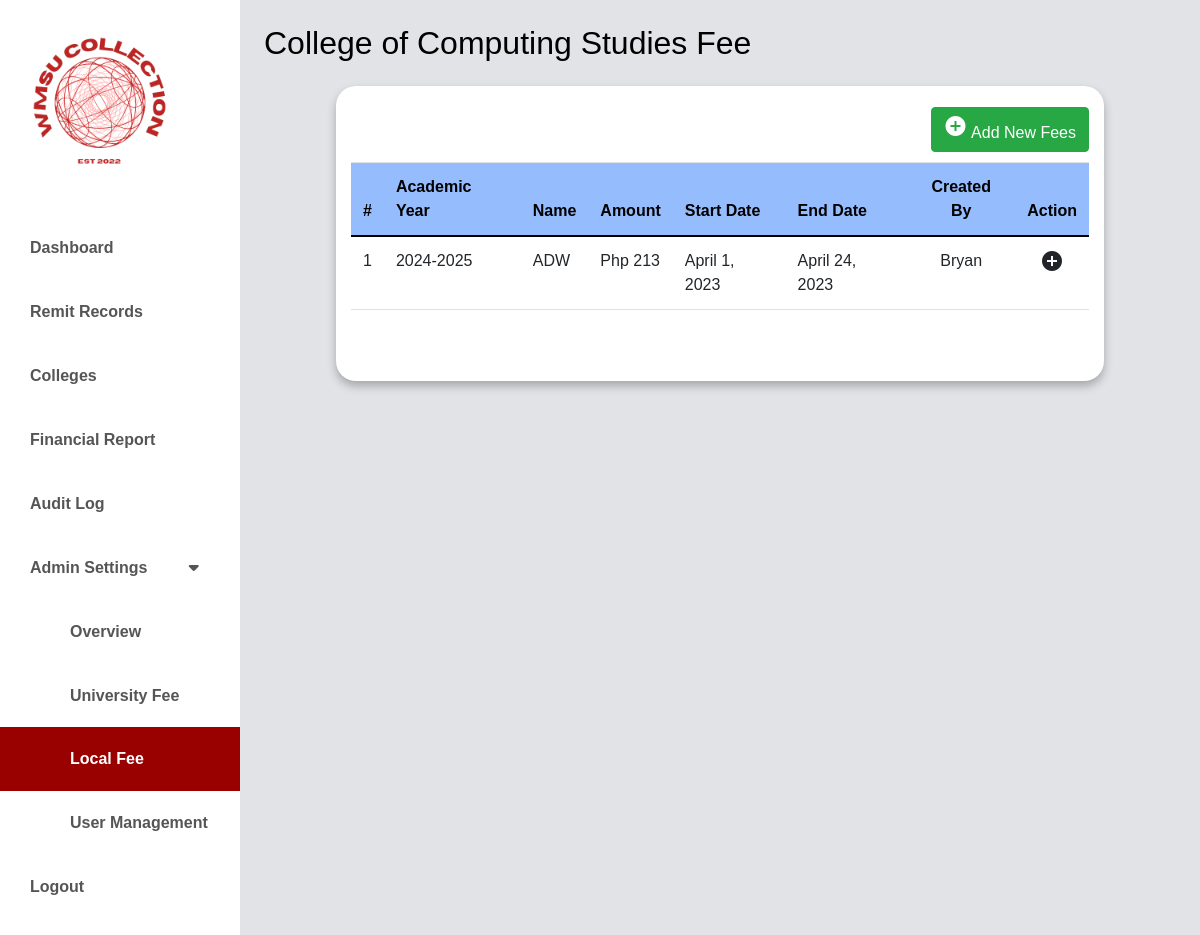
The app's page /local/localfees.php (signed in) with its own data.
### tables this page shows
CREATE TABLE `local_fees` (
  `id` int(11) NOT NULL,
  `academic_year_id` int(11) NOT NULL,
  `semester_id` int(11) NOT NULL,
  `college_id` int(11) NOT NULL,
  `fee_name` varchar(100) NOT NULL,
  `fee_amount` int(11) NOT NULL,
  `fee_type` varchar(50) DEFAULT 'Local',
  `start_date` date NOT NULL,
  `end_date` date NOT NULL,
  `created_at` timestamp NOT NULL DEFAULT current_timestamp(),
  `updated_at` timestamp NOT NULL DEFAULT current_timestamp() ON UPDATE current_timestamp(),
  `created_by` varchar(50) NOT NULL
);

CREATE TABLE `academic_year` (
  `id` int(11) NOT NULL,
  `academic_name` varchar(50) NOT NULL,
  `academic_start_date` date NOT NULL,
  `academic_end_date` date NOT NULL,
  `is_active` tinyint(1) NOT NULL DEFAULT 1,
  `created_at` timestamp NOT NULL DEFAULT current_timestamp(),
  `updated_at` timestamp NOT NULL DEFAULT current_timestamp() ON UPDATE current_timestamp()
);

### classes/localfees.class.php (called while the page is built, shortened)
<?php
require_once 'database.class.php';
class LocalFees {
    public $db;
    function __construct() {
        $this->db = new Database();
    }
    function showAllDetailsByCollegeID($collegeid) {
        $sql = "SELECT lf.id, lf.start_date, lf.fee_amount, lf.end_date, lf.created_by, lf.fee_name, lf.fee_type, s.semester_name, sy.academic_name, c.college_name
                FROM local_fees lf
                JOIN semesters s ON lf.semester_id = s.id
                JOIN colleges c ON lf.college_id = c.id
                JOIN academic_year sy ON lf.academic_year_id = sy.id
                WHERE lf.college_id = :college_id";
        $stmt = $this->db->connect()->prepare($sql);
        $stmt->bindValue(':college_id', $collegeid, PDO::PARAM_INT);
        $stmt->execute();
        return $stmt->fetchAll(PDO::FETCH_ASSOC);
    }
}
?>

### classes/database.class.php (called while the page is built)
<?php
class Database {
    private $host = 'localhost';
    private $username = 'root';
    private $password = '';
    private $database = 'wmsu';
    protected $connection;
    public function connect() {
        try {
            $dsn = "mysql:host=$this->host;dbname=$this->database;charset=utf8mb4";
            $options = [
                PDO::ATTR_ERRMODE => PDO::ERRMODE_EXCEPTION,
                PDO::ATTR_DEFAULT_FETCH_MODE => PDO::FETCH_ASSOC,
                PDO::ATTR_EMULATE_PREPARES => false,
            ];
            $this->connection = new PDO($dsn, $this->username, $this->password, $options);
        } catch (PDOException $e) {
            echo "Connection error: " . $e->getMessage();
            die();
        }
        return $this->connection;
    }
}
?>

### local/localfees.php (the view, shortened to what this page needs)
<?php
require_once '../classes/localfees.class.php';
$collegeid = $_SESSION['collegeID'];
$collegename = $_SESSION['college'];
?>
<!doctype html>
<html lang="en" class="no-js">
  <html>
    <head>
	<link href="https://cdn.jsdelivr.net/npm/bootstrap@5.0.0-beta3/dist/css/bootstrap.min.css" rel="stylesheet" />
    <link rel="stylesheet" href="https://unicons.iconscout.com/release/v4.0.0/css/line.css" />
    <link rel="stylesheet" href="https://cdnjs.cloudflare.com/ajax/libs/font-awesome/5.15.3/css/all.min.css" />
	<link rel="stylesheet" href="https://stackpath.bootstrapcdn.com/bootstrap/4.5.0/css/bootstrap.min.css">
	<link rel="stylesheet" href="https://maxcdn.bootstrapcdn.com/font-awesome/4.7.0/css/font-awesome.min.css">
    <link rel="stylesheet" href="../css/dashboard.css" />
    <link rel="stylesheet" href="../css/new-univ.css" />
    </head>
      <body>
      <div class="d-flex" id="wrapper">
        <div class="bg-white" id="sidebar-wrapper">
            <img src="../images/logo.jpg" width ="200" alt="CCS COLLECTION FEE">
            <div class="list-group list-group-flush my-3">
            <?php
            if($_SESSION['role'] == 'admin'){?>
              <a href="../admin/dashboard-main.php" class="list-group-item list-group-item-action bg-hover first-text fw-bold ">Dashboard</a>
              <?php } ?>
              <?php
              if($_SESSION['role'] == 'admin'){?>
              <a href="../remit-records/remit-records.php" class="list-group-item list-group-item-action bg-hover first-text fw-bold ">Remit Records</a>
              <?php } ?>
              <?php
              if($_SESSION['role'] == 'admin'){?>
              <a href="../college/college.php" class="list-group-item list-group-item-action bg-hover first-text fw-bold">Colleges</a>
              <?php } ?>
              <?php
              if($_SESSION['role'] == 'admin'){?>
              <a href="../financial-report/financial-report.php" class="list-group-item list-group-item-action bg-hover first-text fw-bold">Financial Report</a>
              <?php } ?>
              <?php
              if($_SESSION['role'] == 'admin'){?>
              <a href="../audit-log/audit-log.php" class="list-group-item list-group-item-action bg-hover first-text fw-bold">Audit Log</a>
              <?php } ?>
              <div class="dropdown-container">
              <button class="list-group-item list-group-item-action bg-hover second-text dropdown-btn fw-bold">Admin Settings</a>
              <i class="fa fa-caret-down" style="margin-left: 37px;"></i>
              </button>
              <?php
                  if($_SESSION['role'] == 'admin'){?>
              <a href="../admin-settings/overview_settings.php" class="list-group-item list-group-item-action bg-hover first-text fw-bold " style="text-decoration:none; padding-left: 70px;">Overview</a></ul>
              <a href="../university/university.php" class="list-group-item list-group-item-action bg-hover first-text fw-bold " style="text-decoration:none; padding-left: 70px;">University Fee</a></ul>
                  <a href="../local/localfees.php"class="list-group-item list-group-item-action bg-hover first-text fw-bold active"  style="text-decoration:none; padding-left: 70px;">Local Fee</a></ul>
              <?php }?>
              <?php
              if($_SESSION['role'] == 'admin' || $_SESSION['role'] == 'officer'){?>
                  <a href="../admin-settings/user.php" class="list-group-item list-group-item-action bg-hover first-text fw-bold" style="text-decoration:none; padding-left: 70px;">User Management</a></ul>
                  <?php } ?>
              </div>
              <a href="../public/logout.php" class="list-group-item list-group-item-action bg-hover fw-bold">Logout</a>
</div>
        </div>
	<div id="page-content-wrapper">
    <nav class="navbar navbar-expand-lg navbar-light bg-active py-4 px-4">
        <div class="d-flex align-items-center">
            <h2 class="fs-2 m-0" style="color:#000000; font-weight: 400;"><?php echo $collegename?> Fee</h2>
        </div>
    </nav>
    <div class="container">
                <div class="row" style="padding-top:  21px;">
				<div class="col-sm-4" style="border-color: #000000;">
       			 </div>
        <div class="col-sm-4">
          </div>
          <?php
                    if($_SESSION['role'] == 'admin' || $_SESSION['role'] == 'officer'){?>
					<div class="col-sm-4 " style="display: flex; align-items: center; justify-content: flex-end;">
						<a href="#addCollectorModal" class="btn btn-success" data-toggle="modal"><i class="material-icons">&#xE147;</i> <span>Add New Fees</span></a>
					</div>
          <?php } ?>
				</div>
             <div class =" table-responsive" style="margin-top: 10px;">
                <table class="table">
            <thead style="background-color:#95BDFE ;" class="text-white">
              <tr>
                <th scope="col" style = " color: #000000;" >#</th>
                <th scope="col" style = " color: #000000;" >Academic Year</th>
                <th scope="col" style = " color: #000000;" >Name</th></th>
				        <th scope="col" style = " color: #000000;" >Amount</th></th>
                <th scope="col" style = " color: #000000;" >Start Date</th></th>
                <th scope="col" style = " color: #000000;" >End Date</th></th>
                <th scope="col" style = " color: #000000; text-align:center" >Created By</th></th>
                <th scope="col" style = " color: #000000; text-align:center" >Action</th>
              </tr>
            </thead>
            <tbody>
            <?php
$Fee = new LocalFees();
$FeeData = $Fee->showAllDetailsByCollegeID($collegeid);
$i = 1;
foreach($FeeData as $Fee) {
    ?>
    <tr>
        <td><?php echo $i; ?></td>
        <td><?php echo $Fee['academic_name']; ?></td>
        <td><?php echo $Fee['fee_name']; ?></td>
        <td>Php <?php echo $Fee['fee_amount']; ?></td>
        <td><?php echo date('F j, Y', strtotime($Fee['start_date'])); ?></td>
        <td><?php echo date('F j, Y', strtotime($Fee['end_date'])); ?></td>
        <td style="text-align: center;"><?php echo $Fee['created_by']; ?></td>
        <td style="text-align: center;">
                <i class="material-icons" title="Edit">&#xe147;</i>
        </td>
    </tr>
    <?php
    $i++;
}
?>
				</tbody>
			</table>
		</div>
	</div>
</div>
</div>
</body>
</html>

### css/dashboard.css (style rules this page uses)
* { font-family: 'Poppins', sans-serif; }
:root { --main-bg-color: #009d63; --main-text-color: #009d63; --second-text-color: #bbbec5; --second-bg-color: #c1efde; }
.second-text { color: var(--second-text-color); }
#wrapper { overflow-x: hidden; background-image: linear-gradient( to right, #e1e3e6, #e1e3e6, #e1e3e6, #e1e3e6, #e1e3e6 ); }
#sidebar-wrapper { min-height: 100vh; margin-left: -15rem; -webkit-transition: margin 0.25s ease-out; -moz-transition: margin 0.25s ease-out; -o-transition: margin 0.25s ease-out; transition: margin 0.25s ease-out; }
#sidebar-wrapper .list-group { width: 15rem; }
#page-content-wrapper { min-width: 100vw; }
.list-group-item { border: none; background-color: #FFF; color: #555; padding: 20px 30px; }
.list-group-item.active { background-color: #990000; color: white; }
@media (min-width: 768px) { #sidebar-wrapper { margin-left: 0; } }
@media (min-width: 768px) { #page-content-wrapper { min-width: 0; width: 100%; } }
body { margin: 0; padding: 0; background-color: var(--second-bg-color); }
table { border-collapse: collapse; width: 100%; }
th, td { text-align: left; padding: 8px; }
th { background-color: #007bff; }

### css/new-univ.css (style rules this page uses)
.container { background-color: #fff; max-width: 80%; border-radius: 20px; padding-bottom: 20px; box-shadow: 0 5px 10px rgba(0, 0, 0, 0.265); }
.table-responsive { display:flex; margin-bottom: 35px; }
.h2, h2, h3, h3, h4, h4, h5, h5 { font-size: 20px; text-align: center; font-weight: 600; margin-top: 15px; }

### records on screen
local_fees: academic_year.academic_name "2024-2025", fee_name "ADW", fee_amount "213", start_date "April 1, 2023", end_date "April 24, 2023", created_by "Bryan"

### other values on screen
$collegename "College of Computing Studies"
